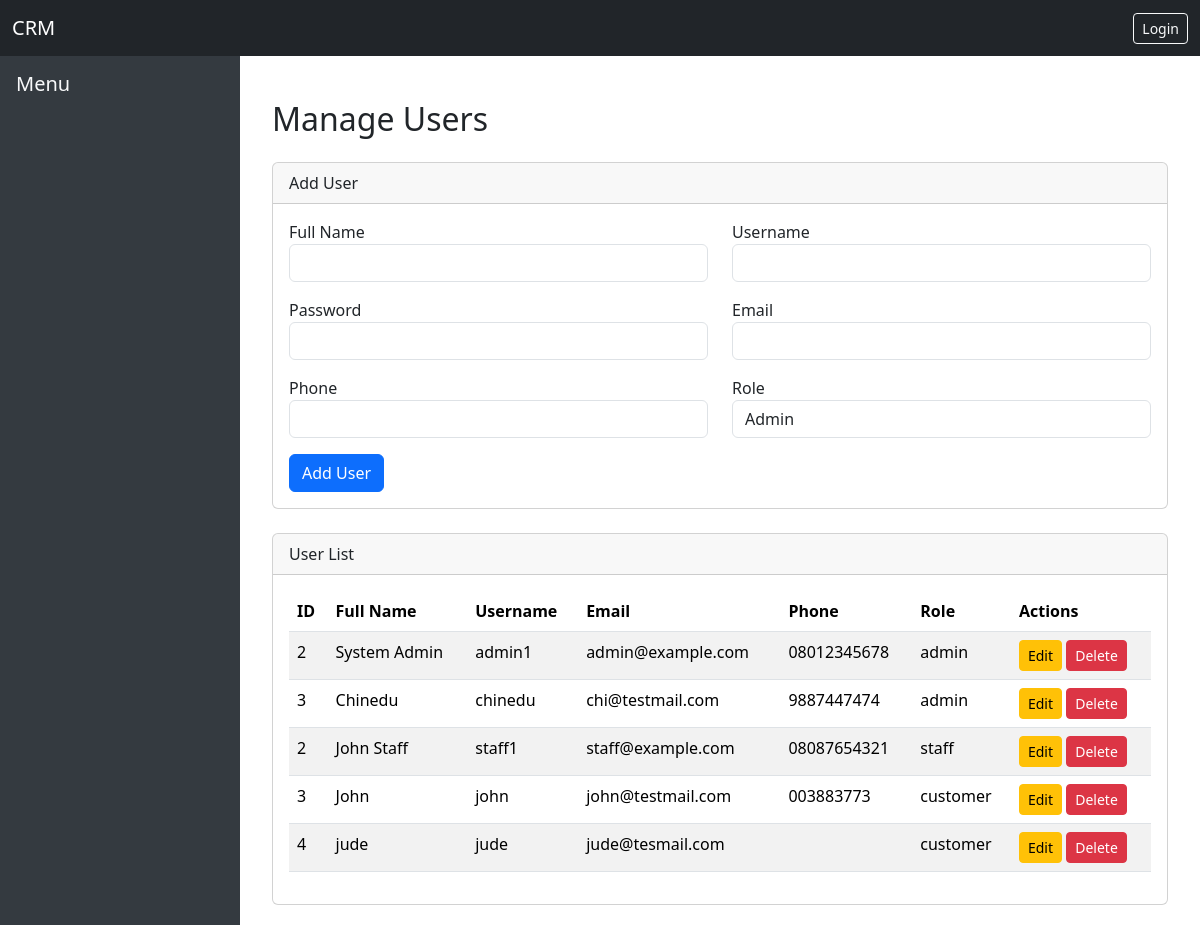
Screenshot of /dashboard/manage_users with the database file from the repository.
### tables this page shows
CREATE TABLE admins (
        id INTEGER PRIMARY KEY AUTOINCREMENT,
        username TEXT UNIQUE NOT NULL,
        password TEXT NOT NULL,
        fullname TEXT NOT NULL,
        email TEXT UNIQUE NOT NULL,
        phone TEXT,
        role TEXT DEFAULT 'admin',
        created_at TIMESTAMP DEFAULT CURRENT_TIMESTAMP
    );

CREATE TABLE staff (
        id INTEGER PRIMARY KEY AUTOINCREMENT,
        username TEXT UNIQUE NOT NULL,
        password TEXT NOT NULL,
        fullname TEXT NOT NULL,
        email TEXT UNIQUE NOT NULL,
        phone TEXT,
        department TEXT,
        role TEXT DEFAULT 'staff',
        created_at TIMESTAMP DEFAULT CURRENT_TIMESTAMP
    );

CREATE TABLE customers (
        id INTEGER PRIMARY KEY AUTOINCREMENT,
        fullname TEXT NOT NULL,
        email TEXT UNIQUE,
        phone TEXT,
        address TEXT,
        gender TEXT,
        role DATE,
        occupation TEXT,
        notes TEXT,
        created_at TIMESTAMP DEFAULT CURRENT_TIMESTAMP
    , username TEXT, password TEXT);

### routes/dashboard.py (the view, shortened to what this page needs)
@dashboard_bp.route("/manage_users", methods=["GET", "POST"])
def manage_users():
    conn = get_db_connection()
    cursor = conn.cursor()
    users = []
    for role, table in [("admin", "admins"), ("staff", "staff"), ("customer", "customers")]:
        rows = cursor.execute(f"SELECT * FROM {table}").fetchall()
        for row in rows:
            users.append({
                "id": row["id"],
                "username": row["username"],
                "fullname": row["fullname"],  # ✅ fixed: always fullname now
                "email": row["email"],
                "phone": row["phone"],
                "role": role
            })
    conn.close()
    return render_template("dashboard/manage_users.html", users=users)

### routes/dashboard.py (called while the page is built)
def get_db_connection():
    conn = sqlite3.connect(DB_NAME)
    conn.row_factory = sqlite3.Row
    return conn

### templates/dashboard/manage_users.html (shortened to what this page needs)
{% extends "base.html" %}
{% block content %}
<div class="container mt-4">
    <h2>Manage Users</h2>
    <div class="card my-4">
        <div class="card-header">Add User</div>
        <div class="card-body">
            <form method="POST" action="{{ url_for('dashboard.manage_users') }}">
                <div class="row">
                    <div class="col-md-6 mb-3">
                        <label for="fullname">Full Name</label>
                        <input type="text" class="form-control" name="fullname" required>
                    </div>
                    <div class="col-md-6 mb-3">
                        <label for="username">Username</label>
                        <input type="text" class="form-control" name="username" required>
                    </div>
                    <div class="col-md-6 mb-3">
                        <label for="password">Password</label>
                        <input type="password" class="form-control" name="password" required>
                    </div>
                    <div class="col-md-6 mb-3">
                        <label for="email">Email</label>
                        <input type="email" class="form-control" name="email" required>
                    </div>
                    <div class="col-md-6 mb-3">
                        <label for="phone">Phone</label>
                        <input type="text" class="form-control" name="phone">
                    </div>
                    <div class="col-md-6 mb-3">
                        <label for="role">Role</label>
                        <select class="form-control" name="role" required>
                            <option value="admin">Admin</option>
                        </select>
                    </div>
                </div>
                <button type="submit" class="btn btn-primary">Add User</button>
            </form>
        </div>
    </div>
    <div class="card">
        <div class="card-header">User List</div>
        <div class="card-body">
            <table class="table table-striped">
                <thead>
                    <tr>
                        <th>ID</th>
                        <th>Full Name</th>
                        <th>Username</th>
                        <th>Email</th>
                        <th>Phone</th>
                        <th>Role</th>
                        <th>Actions</th>
                    </tr>
                </thead>
                <tbody>
                    {% for user in users %}
                    <tr>
                        <td>{{ user.id }}</td>
                        <td>{{ user.fullname }}</td>
                        <td>{{ user.username }}</td>
                        <td>{{ user.email }}</td>
                        <td>{{ user.phone }}</td>
                        <td>{{ user.role }}</td>
                        <td>
                            <a href="{{ url_for('dashboard.edit_user', role=user.role, user_id=user.id) }}"
                               class="btn btn-sm btn-warning">Edit</a>
                            <form method="POST"
                                  action="{{ url_for('dashboard.delete_user', role=user.role, user_id=user.id) }}"
                                  style="display:inline;">
                                <button type="submit" class="btn btn-sm btn-danger"
                                        onclick="return confirm('Are you sure you want to delete this user?');">
                                    Delete
                                </button>
                            </form>
                        </td>
                    </tr>
                    {% else %}
                    <tr>
                        <td colspan="7" class="text-center">No users found</td>
                    </tr>
                    {% endfor %}
                </tbody>
            </table>
        </div>
    </div>
</div>
{% endblock %}

### templates/base.html (style rules this page uses)
body { display: flex; min-height: 100vh; flex-direction: column; }

### rows the page displays
admins: id "2", fullname "System Admin", username "admin1", email "admin@example.com", phone "08012345678", role "admin"
admins: id "3", fullname "Chinedu", username "chinedu", email "chi@testmail.com", phone "9887447474", role "admin"
staff: id "2", fullname "John Staff", username "staff1", email "staff@example.com", phone "08087654321", role "staff"
customers: id "3", fullname "John", username "john", email "john@testmail.com", phone "003883773", role "customer"
customers: id "4", fullname "jude", username "jude", email "jude@tesmail.com", role "customer"
